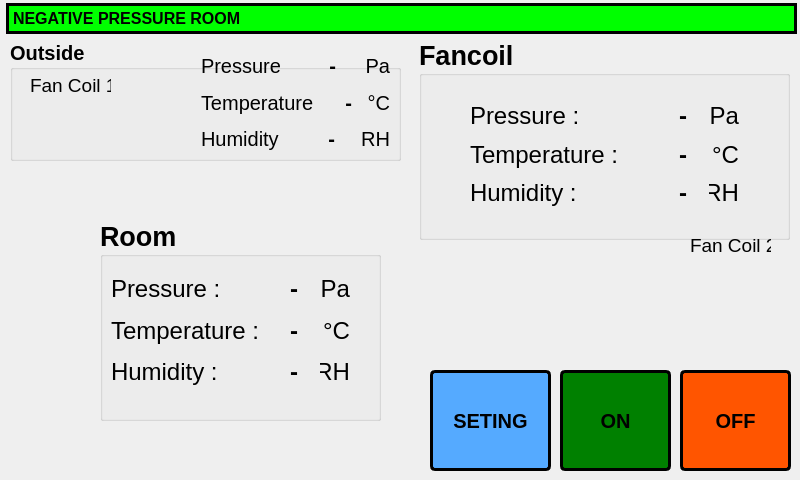
<?xml version="1.0" encoding="UTF-8"?>
<ui version="4.0">
 <class>MainWindow</class>
 <widget class="QMainWindow" name="MainWindow">
  <property name="geometry">
   <rect>
    <x>0</x>
    <y>0</y>
    <width>800</width>
    <height>480</height>
   </rect>
  </property>
  <property name="windowTitle">
   <string>Negative Room</string>
  </property>
  <widget class="QWidget" name="centralWidget">
   <widget class="QPushButton" name="settingBT">
    <property name="geometry">
     <rect>
      <x>430</x>
      <y>370</y>
      <width>121</width>
      <height>101</height>
     </rect>
    </property>
    <property name="font">
     <font>
      <pointsize>15</pointsize>
      <weight>75</weight>
      <bold>true</bold>
     </font>
    </property>
    <property name="styleSheet">
     <string notr="true">background-color:#55aaff;
border: 3px solid black;
border-radius: 5px;</string>
    </property>
    <property name="text">
     <string>SETING</string>
    </property>
   </widget>
   <widget class="QLabel" name="background">
    <property name="geometry">
     <rect>
      <x>0</x>
      <y>30</y>
      <width>800</width>
      <height>451</height>
     </rect>
    </property>
    <property name="text">
     <string/>
    </property>
    <property name="pixmap">
     <pixmap resource="resource.qrc">:/fancoil.gif</pixmap>
    </property>
   </widget>
   <widget class="QPushButton" name="onButton">
    <property name="geometry">
     <rect>
      <x>560</x>
      <y>370</y>
      <width>111</width>
      <height>101</height>
     </rect>
    </property>
    <property name="font">
     <font>
      <pointsize>15</pointsize>
      <weight>75</weight>
      <italic>false</italic>
      <bold>true</bold>
      <underline>false</underline>
      <strikeout>false</strikeout>
     </font>
    </property>
    <property name="styleSheet">
     <string notr="true">background-color: green;
border: 3px solid black;
border-radius: 5px;</string>
    </property>
    <property name="text">
     <string>ON</string>
    </property>
    <property name="icon">
     <iconset resource="resource.qrc">
      <normaloff>:/on_icon.png</normaloff>:/on_icon.png</iconset>
    </property>
    <property name="flat">
     <bool>false</bool>
    </property>
   </widget>
   <widget class="QPushButton" name="offButton">
    <property name="geometry">
     <rect>
      <x>680</x>
      <y>370</y>
      <width>111</width>
      <height>101</height>
     </rect>
    </property>
    <property name="font">
     <font>
      <pointsize>15</pointsize>
      <weight>75</weight>
      <italic>false</italic>
      <bold>true</bold>
      <underline>false</underline>
      <strikeout>false</strikeout>
     </font>
    </property>
    <property name="styleSheet">
     <string notr="true">background-color: #ff5500;
border: 3px solid black;
border-radius: 5px;</string>
    </property>
    <property name="text">
     <string>OFF</string>
    </property>
    <property name="icon">
     <iconset>
      <normalon>:/off_icon.png</normalon>
     </iconset>
    </property>
    <property name="flat">
     <bool>false</bool>
    </property>
   </widget>
   <widget class="QLabel" name="label">
    <property name="geometry">
     <rect>
      <x>210</x>
      <y>140</y>
      <width>381</width>
      <height>71</height>
     </rect>
    </property>
    <property name="font">
     <font>
      <pointsize>20</pointsize>
      <weight>75</weight>
      <bold>true</bold>
     </font>
    </property>
    <property name="text">
     <string/>
    </property>
   </widget>
   <widget class="QGroupBox" name="groupBox">
    <property name="geometry">
     <rect>
      <x>10</x>
      <y>40</y>
      <width>391</width>
      <height>121</height>
     </rect>
    </property>
    <property name="font">
     <font>
      <pointsize>15</pointsize>
      <weight>75</weight>
      <bold>true</bold>
     </font>
    </property>
    <property name="title">
     <string>Outside</string>
    </property>
    <widget class="QWidget" name="layoutWidget">
     <property name="geometry">
      <rect>
       <x>180</x>
       <y>0</y>
       <width>211</width>
       <height>125</height>
      </rect>
     </property>
     <layout class="QVBoxLayout" name="verticalLayout_2">
      <item>
       <layout class="QHBoxLayout" name="horizontalLayout">
        <item>
         <widget class="QLabel" name="label_14">
          <property name="font">
           <font>
            <weight>50</weight>
            <bold>false</bold>
           </font>
          </property>
          <property name="text">
           <string>Pressure</string>
          </property>
         </widget>
        </item>
        <item>
         <widget class="QLabel" name="OP">
          <property name="font">
           <font>
            <weight>75</weight>
            <bold>true</bold>
           </font>
          </property>
          <property name="text">
           <string>-</string>
          </property>
          <property name="alignment">
           <set>Qt::AlignRight|Qt::AlignTrailing|Qt::AlignVCenter</set>
          </property>
         </widget>
        </item>
        <item>
         <widget class="QLabel" name="label_15">
          <property name="font">
           <font>
            <weight>50</weight>
            <bold>false</bold>
           </font>
          </property>
          <property name="text">
           <string>Pa</string>
          </property>
          <property name="alignment">
           <set>Qt::AlignRight|Qt::AlignTrailing|Qt::AlignVCenter</set>
          </property>
         </widget>
        </item>
       </layout>
      </item>
      <item>
       <layout class="QHBoxLayout" name="horizontalLayout_8">
        <item>
         <widget class="QLabel" name="label_16">
          <property name="font">
           <font>
            <weight>50</weight>
            <bold>false</bold>
           </font>
          </property>
          <property name="text">
           <string>Temperature</string>
          </property>
         </widget>
        </item>
        <item>
         <widget class="QLabel" name="OT">
          <property name="font">
           <font>
            <weight>75</weight>
            <bold>true</bold>
           </font>
          </property>
          <property name="text">
           <string>-</string>
          </property>
          <property name="alignment">
           <set>Qt::AlignRight|Qt::AlignTrailing|Qt::AlignVCenter</set>
          </property>
         </widget>
        </item>
        <item>
         <widget class="QLabel" name="label_17">
          <property name="font">
           <font>
            <weight>50</weight>
            <bold>false</bold>
           </font>
          </property>
          <property name="text">
           <string>°C</string>
          </property>
          <property name="alignment">
           <set>Qt::AlignRight|Qt::AlignTrailing|Qt::AlignVCenter</set>
          </property>
         </widget>
        </item>
       </layout>
      </item>
      <item>
       <layout class="QHBoxLayout" name="horizontalLayout_9">
        <item>
         <widget class="QLabel" name="label_18">
          <property name="font">
           <font>
            <weight>50</weight>
            <bold>false</bold>
           </font>
          </property>
          <property name="text">
           <string>Humidity</string>
          </property>
         </widget>
        </item>
        <item>
         <widget class="QLabel" name="OH">
          <property name="font">
           <font>
            <weight>75</weight>
            <bold>true</bold>
           </font>
          </property>
          <property name="text">
           <string>-</string>
          </property>
          <property name="alignment">
           <set>Qt::AlignRight|Qt::AlignTrailing|Qt::AlignVCenter</set>
          </property>
         </widget>
        </item>
        <item>
         <widget class="QLabel" name="label_19">
          <property name="font">
           <font>
            <weight>50</weight>
            <bold>false</bold>
           </font>
          </property>
          <property name="text">
           <string>RH</string>
          </property>
          <property name="alignment">
           <set>Qt::AlignRight|Qt::AlignTrailing|Qt::AlignVCenter</set>
          </property>
         </widget>
        </item>
       </layout>
      </item>
     </layout>
    </widget>
   </widget>
   <widget class="QGroupBox" name="groupBox_2">
    <property name="geometry">
     <rect>
      <x>100</x>
      <y>220</y>
      <width>281</width>
      <height>201</height>
     </rect>
    </property>
    <property name="font">
     <font>
      <pointsize>20</pointsize>
      <weight>75</weight>
      <bold>true</bold>
     </font>
    </property>
    <property name="title">
     <string>Room</string>
    </property>
    <widget class="QWidget" name="layoutWidget_2">
     <property name="geometry">
      <rect>
       <x>0</x>
       <y>40</y>
       <width>261</width>
       <height>141</height>
      </rect>
     </property>
     <layout class="QVBoxLayout" name="verticalLayout">
      <item>
       <layout class="QHBoxLayout" name="horizontalLayout_5">
        <item>
         <widget class="QLabel" name="label_2">
          <property name="minimumSize">
           <size>
            <width>0</width>
            <height>25</height>
           </size>
          </property>
          <property name="font">
           <font>
            <pointsize>-1</pointsize>
            <weight>50</weight>
            <italic>false</italic>
            <bold>false</bold>
           </font>
          </property>
          <property name="styleSheet">
           <string notr="true">font: 24px;
font-weight: regular;</string>
          </property>
          <property name="text">
           <string>Pressure :</string>
          </property>
         </widget>
        </item>
        <item>
         <widget class="QLabel" name="RP">
          <property name="minimumSize">
           <size>
            <width>0</width>
            <height>25</height>
           </size>
          </property>
          <property name="styleSheet">
           <string notr="true">font: 24px;
font-weight: bold;
padding-right: 10px;</string>
          </property>
          <property name="text">
           <string>-</string>
          </property>
          <property name="alignment">
           <set>Qt::AlignRight|Qt::AlignTrailing|Qt::AlignVCenter</set>
          </property>
         </widget>
        </item>
        <item>
         <widget class="QLabel" name="label_3">
          <property name="minimumSize">
           <size>
            <width>30</width>
            <height>0</height>
           </size>
          </property>
          <property name="maximumSize">
           <size>
            <width>30</width>
            <height>16777215</height>
           </size>
          </property>
          <property name="styleSheet">
           <string notr="true">font: 24px;
font-weight: regular;</string>
          </property>
          <property name="text">
           <string>Pa</string>
          </property>
          <property name="alignment">
           <set>Qt::AlignRight|Qt::AlignTrailing|Qt::AlignVCenter</set>
          </property>
         </widget>
        </item>
       </layout>
      </item>
      <item>
       <layout class="QHBoxLayout" name="horizontalLayout_6">
        <item>
         <widget class="QLabel" name="label_4">
          <property name="minimumSize">
           <size>
            <width>0</width>
            <height>25</height>
           </size>
          </property>
          <property name="styleSheet">
           <string notr="true">font: 24px;
font-weight: regular;</string>
          </property>
          <property name="text">
           <string>Temperature :</string>
          </property>
         </widget>
        </item>
        <item>
         <widget class="QLabel" name="RT">
          <property name="minimumSize">
           <size>
            <width>0</width>
            <height>25</height>
           </size>
          </property>
          <property name="styleSheet">
           <string notr="true">font: 24px;
font-weight: bold;
padding-right: 10px;</string>
          </property>
          <property name="text">
           <string>-</string>
          </property>
          <property name="alignment">
           <set>Qt::AlignRight|Qt::AlignTrailing|Qt::AlignVCenter</set>
          </property>
         </widget>
        </item>
        <item>
         <widget class="QLabel" name="label_5">
          <property name="minimumSize">
           <size>
            <width>30</width>
            <height>0</height>
           </size>
          </property>
          <property name="maximumSize">
           <size>
            <width>30</width>
            <height>16777215</height>
           </size>
          </property>
          <property name="styleSheet">
           <string notr="true">font: 24px;
font-weight: regular;</string>
          </property>
          <property name="text">
           <string>°C</string>
          </property>
          <property name="alignment">
           <set>Qt::AlignRight|Qt::AlignTrailing|Qt::AlignVCenter</set>
          </property>
         </widget>
        </item>
       </layout>
      </item>
      <item>
       <layout class="QHBoxLayout" name="horizontalLayout_7">
        <item>
         <widget class="QLabel" name="label_6">
          <property name="minimumSize">
           <size>
            <width>0</width>
            <height>25</height>
           </size>
          </property>
          <property name="styleSheet">
           <string notr="true">font: 24px;
font-weight: regular;</string>
          </property>
          <property name="text">
           <string>Humidity :</string>
          </property>
         </widget>
        </item>
        <item>
         <widget class="QLabel" name="RH">
          <property name="minimumSize">
           <size>
            <width>0</width>
            <height>25</height>
           </size>
          </property>
          <property name="styleSheet">
           <string notr="true">font: 24px;
font-weight: bold;
padding-right: 10px;</string>
          </property>
          <property name="text">
           <string>-</string>
          </property>
          <property name="alignment">
           <set>Qt::AlignRight|Qt::AlignTrailing|Qt::AlignVCenter</set>
          </property>
         </widget>
        </item>
        <item>
         <widget class="QLabel" name="label_7">
          <property name="minimumSize">
           <size>
            <width>30</width>
            <height>0</height>
           </size>
          </property>
          <property name="maximumSize">
           <size>
            <width>30</width>
            <height>16777215</height>
           </size>
          </property>
          <property name="styleSheet">
           <string notr="true">font: 24px;
font-weight: regular;</string>
          </property>
          <property name="text">
           <string>RH</string>
          </property>
          <property name="alignment">
           <set>Qt::AlignRight|Qt::AlignTrailing|Qt::AlignVCenter</set>
          </property>
         </widget>
        </item>
       </layout>
      </item>
     </layout>
    </widget>
   </widget>
   <widget class="QGroupBox" name="groupBox_3">
    <property name="geometry">
     <rect>
      <x>419</x>
      <y>39</y>
      <width>371</width>
      <height>201</height>
     </rect>
    </property>
    <property name="font">
     <font>
      <pointsize>20</pointsize>
      <weight>75</weight>
      <bold>true</bold>
     </font>
    </property>
    <property name="title">
     <string>Fancoil</string>
    </property>
    <widget class="QWidget" name="layoutWidget">
     <property name="geometry">
      <rect>
       <x>40</x>
       <y>50</y>
       <width>291</width>
       <height>131</height>
      </rect>
     </property>
     <layout class="QVBoxLayout" name="verticalLayout_3">
      <item>
       <layout class="QHBoxLayout" name="horizontalLayout_2">
        <item>
         <widget class="QLabel" name="label_8">
          <property name="minimumSize">
           <size>
            <width>0</width>
            <height>25</height>
           </size>
          </property>
          <property name="styleSheet">
           <string notr="true">font: 24px;
font-weight: regular;</string>
          </property>
          <property name="text">
           <string>Pressure :</string>
          </property>
         </widget>
        </item>
        <item>
         <widget class="QLabel" name="FP">
          <property name="minimumSize">
           <size>
            <width>0</width>
            <height>25</height>
           </size>
          </property>
          <property name="styleSheet">
           <string notr="true">font: 24px;
font-weight: bold;
padding-right: 10px;</string>
          </property>
          <property name="text">
           <string>-</string>
          </property>
          <property name="alignment">
           <set>Qt::AlignRight|Qt::AlignTrailing|Qt::AlignVCenter</set>
          </property>
         </widget>
        </item>
        <item>
         <widget class="QLabel" name="label_9">
          <property name="minimumSize">
           <size>
            <width>30</width>
            <height>0</height>
           </size>
          </property>
          <property name="maximumSize">
           <size>
            <width>30</width>
            <height>16777215</height>
           </size>
          </property>
          <property name="styleSheet">
           <string notr="true">font: 24px;
font-weight: regular;</string>
          </property>
          <property name="text">
           <string>Pa</string>
          </property>
          <property name="alignment">
           <set>Qt::AlignRight|Qt::AlignTrailing|Qt::AlignVCenter</set>
          </property>
         </widget>
        </item>
       </layout>
      </item>
      <item>
       <layout class="QHBoxLayout" name="horizontalLayout_3">
        <item>
         <widget class="QLabel" name="label_10">
          <property name="minimumSize">
           <size>
            <width>0</width>
            <height>25</height>
           </size>
          </property>
          <property name="styleSheet">
           <string notr="true">font: 24px;
font-weight: regular;</string>
          </property>
          <property name="text">
           <string>Temperature :</string>
          </property>
         </widget>
        </item>
        <item>
         <widget class="QLabel" name="FT">
          <property name="minimumSize">
           <size>
            <width>0</width>
            <height>25</height>
           </size>
          </property>
          <property name="styleSheet">
           <string notr="true">font: 24px;
font-weight: bold;
padding-right: 10px;</string>
          </property>
          <property name="text">
           <string>-</string>
          </property>
          <property name="alignment">
           <set>Qt::AlignRight|Qt::AlignTrailing|Qt::AlignVCenter</set>
          </property>
         </widget>
        </item>
        <item>
         <widget class="QLabel" name="label_11">
          <property name="minimumSize">
           <size>
            <width>30</width>
            <height>0</height>
           </size>
          </property>
          <property name="maximumSize">
           <size>
            <width>30</width>
            <height>16777215</height>
           </size>
          </property>
          <property name="styleSheet">
           <string notr="true">font: 24px;
font-weight: regular;</string>
          </property>
          <property name="text">
           <string>°C</string>
          </property>
          <property name="alignment">
           <set>Qt::AlignRight|Qt::AlignTrailing|Qt::AlignVCenter</set>
          </property>
         </widget>
        </item>
       </layout>
      </item>
      <item>
       <layout class="QHBoxLayout" name="horizontalLayout_4">
        <item>
         <widget class="QLabel" name="label_12">
          <property name="minimumSize">
           <size>
            <width>0</width>
            <height>25</height>
           </size>
          </property>
          <property name="styleSheet">
           <string notr="true">font: 24px;
font-weight: regular;</string>
          </property>
          <property name="text">
           <string>Humidity :</string>
          </property>
         </widget>
        </item>
        <item>
         <widget class="QLabel" name="FH">
          <property name="minimumSize">
           <size>
            <width>0</width>
            <height>25</height>
           </size>
          </property>
          <property name="styleSheet">
           <string notr="true">font: 24px;
font-weight: bold;
padding-right: 10px;</string>
          </property>
          <property name="text">
           <string>-</string>
          </property>
          <property name="alignment">
           <set>Qt::AlignRight|Qt::AlignTrailing|Qt::AlignVCenter</set>
          </property>
         </widget>
        </item>
        <item>
         <widget class="QLabel" name="label_13">
          <property name="minimumSize">
           <size>
            <width>30</width>
            <height>0</height>
           </size>
          </property>
          <property name="maximumSize">
           <size>
            <width>30</width>
            <height>16777215</height>
           </size>
          </property>
          <property name="styleSheet">
           <string notr="true">font: 24px;
font-weight: regular;</string>
          </property>
          <property name="text">
           <string>RH</string>
          </property>
          <property name="alignment">
           <set>Qt::AlignRight|Qt::AlignTrailing|Qt::AlignVCenter</set>
          </property>
         </widget>
        </item>
       </layout>
      </item>
     </layout>
    </widget>
   </widget>
   <widget class="QLabel" name="label_20">
    <property name="geometry">
     <rect>
      <x>30</x>
      <y>70</y>
      <width>81</width>
      <height>31</height>
     </rect>
    </property>
    <property name="text">
     <string>&lt;html&gt;&lt;head/&gt;&lt;body&gt;&lt;p&gt;&lt;span style=&quot; font-size:14pt;&quot;&gt;Fan Coil 1&lt;/span&gt;&lt;/p&gt;&lt;/body&gt;&lt;/html&gt;</string>
    </property>
   </widget>
   <widget class="QLabel" name="label_21">
    <property name="geometry">
     <rect>
      <x>690</x>
      <y>230</y>
      <width>81</width>
      <height>31</height>
     </rect>
    </property>
    <property name="text">
     <string>&lt;html&gt;&lt;head/&gt;&lt;body&gt;&lt;p&gt;&lt;span style=&quot; font-size:14pt;&quot;&gt;Fan Coil 2&lt;/span&gt;&lt;/p&gt;&lt;/body&gt;&lt;/html&gt;</string>
    </property>
   </widget>
   <widget class="QLabel" name="label_22">
    <property name="geometry">
     <rect>
      <x>6</x>
      <y>3</y>
      <width>791</width>
      <height>31</height>
     </rect>
    </property>
    <property name="font">
     <font>
      <pointsize>12</pointsize>
      <weight>75</weight>
      <bold>true</bold>
     </font>
    </property>
    <property name="styleSheet">
     <string notr="true">background-color: #00ff00;
border: 3px solid black;
</string>
    </property>
    <property name="text">
     <string>NEGATIVE PRESSURE ROOM </string>
    </property>
   </widget>
   <zorder>background</zorder>
   <zorder>settingBT</zorder>
   <zorder>onButton</zorder>
   <zorder>offButton</zorder>
   <zorder>label</zorder>
   <zorder>groupBox</zorder>
   <zorder>groupBox_2</zorder>
   <zorder>groupBox_3</zorder>
   <zorder>label_20</zorder>
   <zorder>label_21</zorder>
   <zorder>label_22</zorder>
  </widget>
 </widget>
 <layoutdefault spacing="6" margin="11"/>
 <resources>
  <include location="resource.qrc"/>
 </resources>
 <connections/>
</ui>
